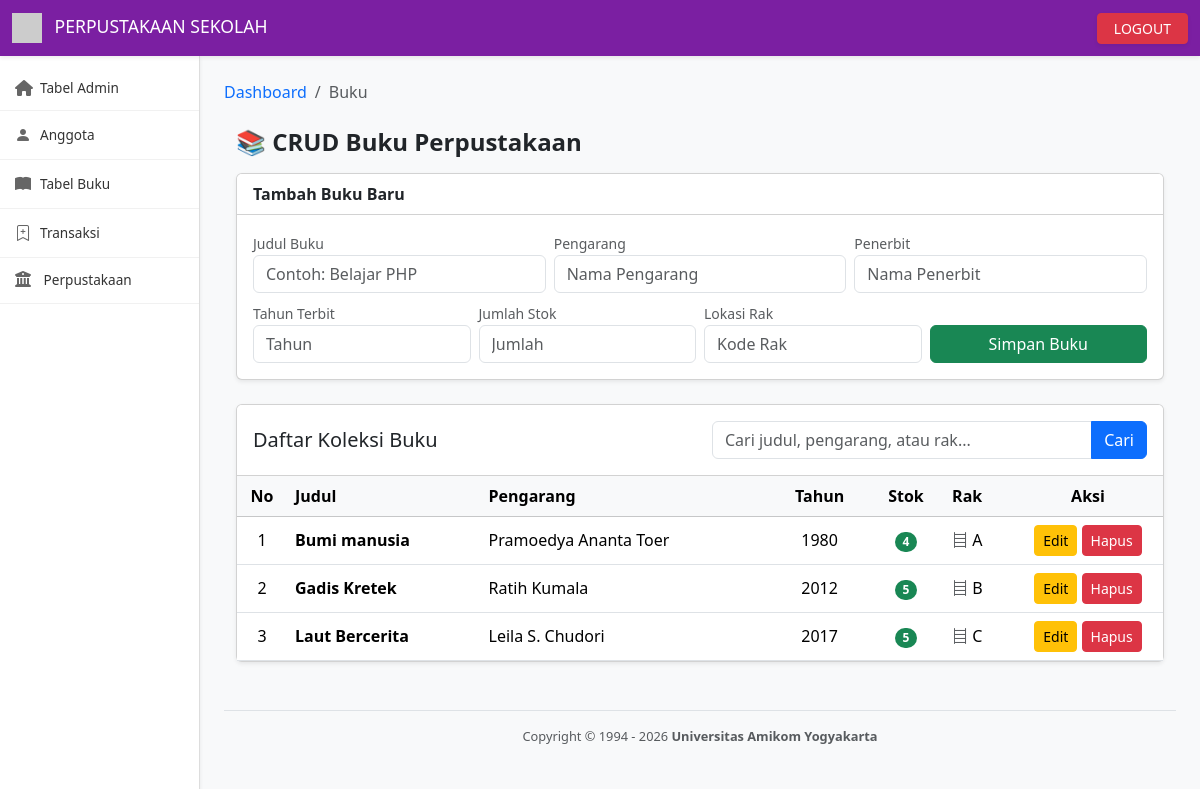
Page /dashboard.php?halaman=buku (signed in) on the committed database.
### tables this page shows
CREATE TABLE `crud_buku` (
  `judul_buku` varchar(25) NOT NULL,
  `pengarang` varchar(25) NOT NULL,
  `penerbit` varchar(25) NOT NULL,
  `tahun_terbit` year(4) NOT NULL,
  `jumlah_buku` int(25) NOT NULL,
  `lokasi_rak` varchar(25) NOT NULL
);

### buku.php (the view, shortened to what this page needs)
<?php
include 'koneksi.php';
$edit = null;
$keyword = "";
if (isset($_POST['cari'])) {
    $keyword = mysqli_real_escape_string($koneksi, $_POST['keyword']);
    $query = "SELECT * FROM crud_buku WHERE
              judul_buku LIKE '%$keyword%' OR
              pengarang LIKE '%$keyword%' OR
              penerbit LIKE '%$keyword%' OR
              lokasi_rak LIKE '%$keyword%'";
    $data = mysqli_query($koneksi, $query);
} else {
    $data = mysqli_query($koneksi, "SELECT * FROM crud_buku");
}
?>
<!DOCTYPE html>
<html lang="id">
<head>
    <link href="https://cdn.jsdelivr.net/npm/bootstrap@5.3.2/dist/css/bootstrap.min.css" rel="stylesheet">
</head>
<body class="bg-light">
<div class="container mt-4">
    <h4 class="mb-3 fw-bold">📚 CRUD Buku Perpustakaan</h4>
    <div class="card mb-4 shadow-sm">
        <div class="card-header bg-white fw-bold">
            <?= $edit ? 'Edit Data Buku' : 'Tambah Buku Baru' ?>
        </div>
        <div class="card-body">
            <form method="post">
                <div class="row g-2">
                    <div class="col-md-4">
                        <label class="small text-muted">Judul Buku</label>
                        <input type="text" name="judul_buku" class="form-control"
                               placeholder="Contoh: Belajar PHP"
                               value="<?= $edit['judul_buku'] ?? '' ?>"
                               <?= $edit ? 'readonly' : '' ?> required>
                    </div>
                    <div class="col-md-4">
                        <label class="small text-muted">Pengarang</label>
                        <input type="text" name="pengarang" class="form-control"
                               placeholder="Nama Pengarang"
                               value="<?= $edit['pengarang'] ?? '' ?>" required>
                    </div>
                    <div class="col-md-4">
                        <label class="small text-muted">Penerbit</label>
                        <input type="text" name="penerbit" class="form-control"
                               placeholder="Nama Penerbit"
                               value="<?= $edit['penerbit'] ?? '' ?>" required>
                    </div>
                    <div class="col-md-3">
                        <label class="small text-muted">Tahun Terbit</label>
                        <input type="number" name="tahun_terbit" class="form-control"
                               placeholder="Tahun"
                               value="<?= $edit['tahun_terbit'] ?? '' ?>" required>
                    </div>
                    <div class="col-md-3">
                        <label class="small text-muted">Jumlah Stok</label>
                        <input type="number" name="jumlah_buku" class="form-control"
                               placeholder="Jumlah"
                               value="<?= $edit['jumlah_buku'] ?? '' ?>" required>
                    </div>
                    <div class="col-md-3">
                        <label class="small text-muted">Lokasi Rak</label>
                        <input type="text" name="lokasi_rak" class="form-control"
                               placeholder="Kode Rak"
                               value="<?= $edit['lokasi_rak'] ?? '' ?>" required>
                    </div>
                    <div class="col-md-3 d-grid">
                        <button name="simpan" class="btn btn-success">
                            <?= $edit ? 'Update Data' : 'Simpan Buku' ?>
                        </button>
                    </div>
                </div>
            </form>
        </div>
    </div>
    <div class="card shadow-sm">
        <div class="card-header bg-white py-3">
            <div class="row align-items-center">
                <div class="col-md-6">
                    <h5 class="mb-0">Daftar Koleksi Buku</h5>
                </div>
                <div class="col-md-6">
                    <form method="post">
                        <div class="input-group">
                            <input type="text" name="keyword" class="form-control"
                                   placeholder="Cari judul, pengarang, atau rak..."
                                   value="<?= htmlspecialchars($keyword) ?>">
                            <button class="btn btn-primary" type="submit" name="cari">Cari</button>
                        </div>
                    </form>
                </div>
            </div>
        </div>
        <div class="card-body p-0">
            <div class="table-responsive">
                <table class="table table-hover align-middle mb-0">
                    <thead class="table-light">
                        <tr>
                            <th class="text-center" width="50">No</th>
                            <th>Judul</th>
                            <th>Pengarang</th>
                            <th class="text-center">Tahun</th>
                            <th class="text-center">Stok</th>
                            <th>Rak</th>
                            <th class="text-center" width="150">Aksi</th>
                        </tr>
                    </thead>
                    <tbody>
                    <?php
                    $no = 1;
                    if (mysqli_num_rows($data) > 0) {
                        while($b = mysqli_fetch_assoc($data)) {
                    ?>
                        <tr>
                            <td class="text-center"><?= $no++ ?></td>
                            <td class="fw-bold"><?= htmlspecialchars($b['judul_buku']) ?></td>
                            <td><?= htmlspecialchars($b['pengarang']) ?></td>
                            <td class="text-center"><?= $b['tahun_terbit'] ?></td>
                            <td class="text-center">
                                <span class="badge rounded-pill <?= $b['jumlah_buku'] > 0 ? 'bg-success' : 'bg-danger' ?>">
                                    <?= $b['jumlah_buku'] ?>
                                </span>
                            </td>
                            <td><span class="text-muted"><i class="bi bi-bookshelf"></i></span> <?= htmlspecialchars($b['lokasi_rak']) ?></td>
                            <td class="text-center">
                                <a href="?edit=<?= urlencode($b['judul_buku']) ?>" class="btn btn-warning btn-sm">Edit</a>
                                <a href="?hapus=<?= urlencode($b['judul_buku']) ?>"
                                   class="btn btn-danger btn-sm"
                                   onclick="return confirm('Apakah Anda yakin ingin menghapus buku ini?')">
                                   Hapus
                                </a>
                            </td>
                        </tr>
                    <?php
                        }
                    } else {
                        echo "<tr><td colspan='7' class='text-center py-4 text-muted'>Data tidak ditemukan atau tabel kosong.</td></tr>";
                    }
                    ?>
                    </tbody>
                </table>
            </div>
        </div>
    </div>
</div>
</body>
</html>

### dashboard.php (shortened to what this page needs)
<!DOCTYPE html>
<html lang="id">
<head>
    <link rel="stylesheet" href="css/bootstrap.min.css">
    <link rel="stylesheet" href="https://cdnjs.cloudflare.com/ajax/libs/font-awesome/6.4.0/css/all.min.css">
    <link rel="stylesheet" href="https://cdn.jsdelivr.net/npm/bootstrap-icons@1.13.1/font/bootstrap-icons.min.css">
</head>
<body>
<nav class="navbar navbar-custom py-2 shadow-sm">
    <div class="container-fluid d-flex justify-content-between">
        <span class="navbar-brand mb-0 h1 text-white" style="font-size: 1.1rem;">
            <img src="https://via.placeholder.com/30" class="me-2" alt="Logo"> PERPUSTAKAAN SEKOLAH
        </span>
        <a href="logout.php" class="btn btn-danger btn-sm px-3 shadow-sm">LOGOUT</a>
    </div>
</nav>
<div class="container-fluid">
    <div class="row">
        <nav class="col-md-3 col-lg-2 d-none d-md-block sidebar px-0 shadow-sm">
            <div class="nav flex-column">
                <a class="nav-link <?= $_GET['halaman'] == 'admin' ? 'active-menu' : '' ?>" href="dashboard.php?halaman=admin">
                    <i class="fas fa-home"></i> Tabel Admin
                </a>
                <a class="nav-link <?= $_GET['halaman'] == 'user' ? 'active-menu' : '' ?>" href="dashboard.php?halaman=user">
                    <i class="bi bi-person-fill"></i> Anggota
                </a>
                <a class="nav-link <?= $_GET['halaman'] == 'buku' ? 'active-menu' : '' ?>" href="dashboard.php?halaman=buku">
                    <i class="bi bi-book-fill"></i> Tabel Buku
                </a>
                <a class="nav-link <?= $_GET['halaman'] == 'transaksi_peminjaman' ? 'active-menu' : '' ?>" href="dashboard.php?halaman=transaksi_peminjaman">
                    <i class="bi bi-bookmark-plus"></i> Transaksi
                </a>
                <a class="nav-link d-flex justify-content-between align-items-center" data-bs-toggle="collapse" href="#menuPerpus">
                    <span><i class="fas fa-university"></i> Perpustakaan</span>
                </a>
            </div>
        </nav>
        <main class="col-md-9 col-lg-10 p-4">
            <nav aria-label="breadcrumb">
                <ol class="breadcrumb mb-4">
                    <li class="breadcrumb-item"><a href="#" class="text-decoration-none">Dashboard</a></li>
                    <li class="breadcrumb-item active"><?= ucfirst($_GET['halaman']) ?></li>
                </ol>
            </nav>
            <?php
            $halaman = $_GET['halaman'];
            switch ($halaman) {
                case 'buku':
                    include_once('buku.php');
                    break;
            }
            ?>
            <footer class="text-center text-muted mt-5 py-3 border-top" style="font-size: 0.8rem;">
                Copyright &copy; 1994 - <?= date('Y'); ?> <strong>Universitas Amikom Yogyakarta</strong>
            </footer>
        </main>
    </div>
</div>
</body>
</html>

### dashboard.php (style rules this page uses)
body { background-color: #f4f4f4; font-family: 'Segoe UI', Tahoma, Geneva, Verdana, sans-serif; }
.navbar-custom { background-color: #7b1fa2; color: white; }
.sidebar { background: white; min-height: 100vh; border-right: 1px solid #ddd; padding-top: 10px; }
.sidebar .nav-link { color: #333; font-size: 0.85rem; padding: 12px 15px; border-bottom: 1px solid #f1f1f1; display: flex; align-items: center; }
.sidebar .nav-link i { width: 25px; color: #666; font-size: 1rem; }
.active-menu { background-color: #f8f9fa; border-left: 4px solid #7b1fa2; font-weight: bold; }

### rows in the picture
crud_buku: judul_buku "Bumi manusia", pengarang "Pramoedya Ananta Toer", tahun_terbit "1980", jumlah_buku "4", lokasi_rak "A"
crud_buku: judul_buku "Gadis Kretek", pengarang "Ratih Kumala", tahun_terbit "2012", jumlah_buku "5", lokasi_rak "B"
crud_buku: judul_buku "Laut Bercerita", pengarang "Leila S. Chudori", tahun_terbit "2017", jumlah_buku "5", lokasi_rak "C"

### other values in the picture
$_GET['halaman'] "Buku"
